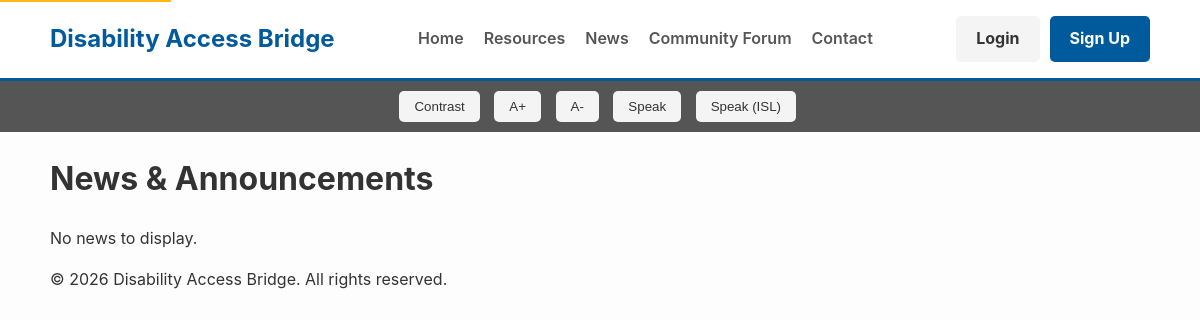
Before: /news/ with the older database file.
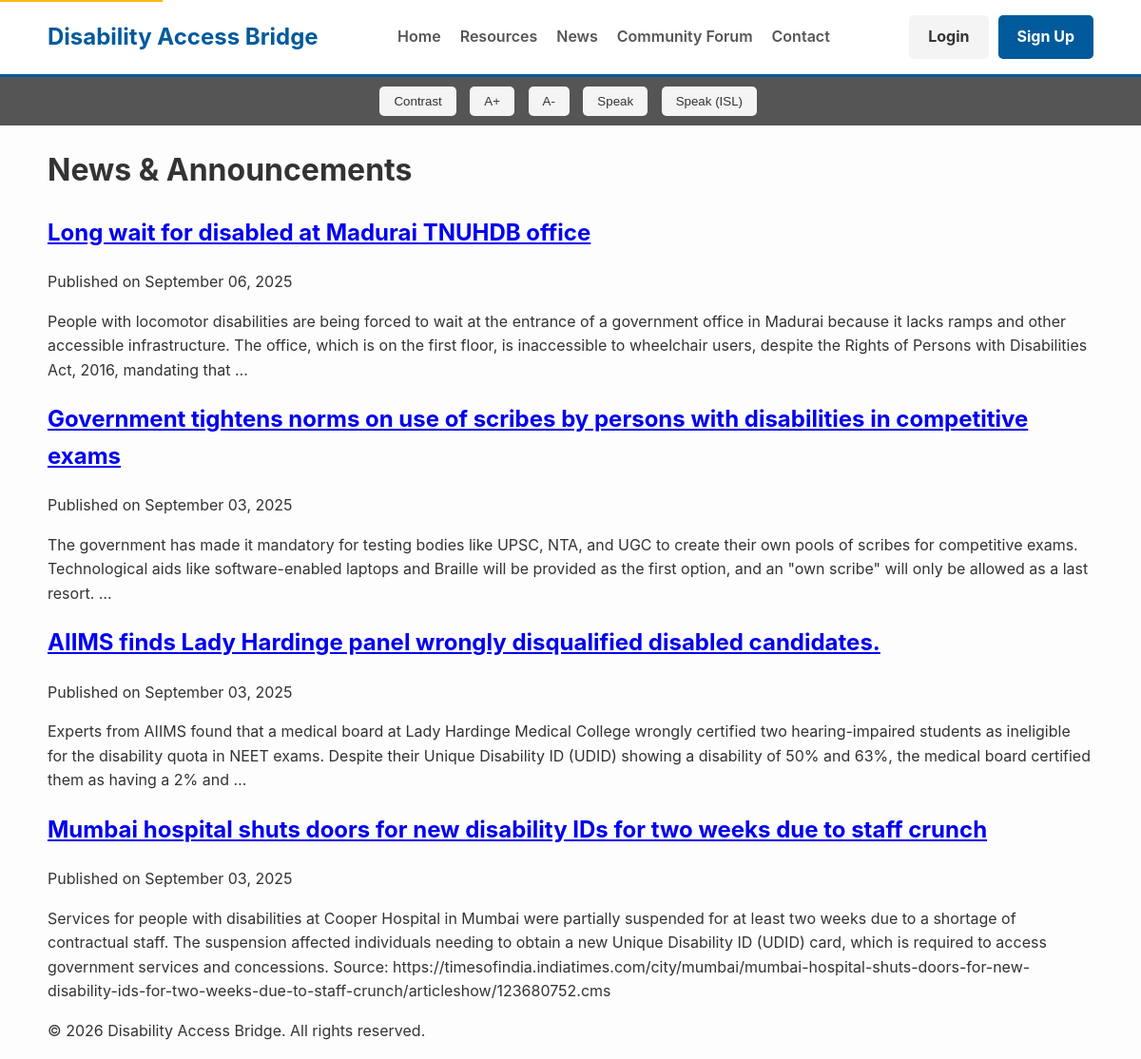
After: the same page with the newer database file.
### core/models.py (models this page shows, shortened)
class NewsArticle(models.Model):
    title = models.CharField(max_length=255)
    content = models.TextField()
    published_date = models.DateTimeField(default=timezone.now)
    author = models.ForeignKey(User, on_delete=models.SET_NULL, null=True, blank=True)
    class Meta:
        ordering = ['-published_date']

### core/views.py (the view)
# urls.py: path('news/', views.news_list_view, name='news_list'),
def news_list_view(request):
    news_list = NewsArticle.objects.all()
    return render(request, 'core/news_list.html', {'news_list': news_list})

### core/context_processors.py (called while the page is built)
def resource_categories(request):
    return {
        'ALL_CATEGORIES': Category.objects.all().order_by('name')
    }

### core/templates/core/news_list.html (shortened to what this page needs)
{% extends 'core/base.html' %}
{% block content %}
    <h1>News & Announcements</h1>
    <div class="news-list-full">
        {% for article in news_list %}
            <article class="news-item">
                <h2><a href="{% url 'news_detail' article.pk %}">{{ article.title }}</a></h2>
                <p class="meta">Published on {{ article.published_date|date:"F d, Y" }}</p>
                <p>{{ article.content|truncatewords:50 }}</p>
            </article>
        {% empty %}
            <p>No news to display.</p>
        {% endfor %}
    </div>
{% endblock %}

Changed rows visible on the page:
added NewsArticle: title "Long wait for disabled at Madurai TNUHDB office", published_date "September 06, 2025", content "People with locomotor disabilities are being forced to wait at the entrance of a government office in Madurai because it lacks ramps and other accessible infrastructure. The office, which is on the first floor, is inaccessible to wheelchair users, despite the Rights of Persons with Disabilities Act, 2016, mandating that …"
added NewsArticle: title "Government tightens norms on use of scribes by persons with disabilities in competitive exams", published_date "September 03, 2025", content "The government has made it mandatory for testing bodies like UPSC, NTA, and UGC to create their own pools of scribes for competitive exams. Technological aids like software-enabled laptops and Braille will be provided as the first option, and an \"own scribe\" will only be allowed as a last resort. …"
added NewsArticle: title "AIIMS finds Lady Hardinge panel wrongly disqualified disabled candidates.", published_date "September 03, 2025", content "Experts from AIIMS found that a medical board at Lady Hardinge Medical College wrongly certified two hearing-impaired students as ineligible for the disability quota in NEET exams. Despite their Unique Disability ID (UDID) showing a disability of 50% and 63%, the medical board certified them as having a 2% and …"
added NewsArticle: title "Mumbai hospital shuts doors for new disability IDs for two weeks due to staff crunch", published_date "September 03, 2025", content "Services for people with disabilities at Cooper Hospital in Mumbai were partially suspended for at least two weeks due to a shortage of contractual staff. The suspension affected individuals needing to obtain a new Unique Disability ID (UDID) card, which is required to access government services and concessions. Source: https://timesofindia.indiatimes.com/city/mumbai/mumbai-hospital-shuts-doors-for-new-disability-ids-for-two-weeks-due-to-staff-crunch/articleshow/123680752.cms"
Other visible differences:
text no longer shown: "No news to display."
